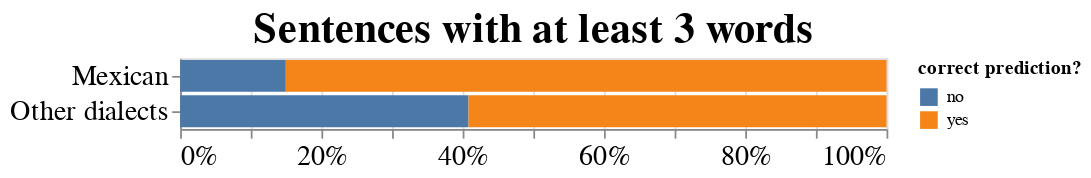

This figure's notebook cell:
### Markdown cell above
### performance with ≥ 3 words

### Code cell
longer_performancechart

### Figure 1 — Vega-Lite specification as saved in the notebook (floating-point values rounded to 4 significant figures)
{"config": {"view": {"continuousWidth": 400, "continuousHeight": 300}, "axis": {"labelFontSize": 16, "titleFontSize": 12}, "title": {"fontSize": 24}}, "data": {"name": "data-e2dd57566c2f551460fed3f487391857"}, "mark": "bar", "encoding": {"color": {"type": "nominal", "field": "correct prediction?"}, "x": {"type": "quantitative", "field": "count", "stack": "normalize", "title": null}, "y": {"type": "nominal", "field": "dialect", "title": null}}, "title": "Sentences with at least 3 words", "$schema": "https://vega.github.io/schema/vega-lite/v4.8.1.json", "datasets": {"data-e2dd57566c2f551460fed3f487391857": [{"count": 21527, "correct prediction?": "yes", "correctness": "correct", "dialect": "Mexican"}, {"count": 10667, "correct prediction?": "no", "correctness": "incorrect", "dialect": "Other dialects"}, {"count": 15463, "correct prediction?": "yes", "correctness": "correct", "dialect": "Other dialects"}, {"count": 3784, "correct prediction?": "no", "correctness": "incorrect", "dialect": "Mexican"}]}}
